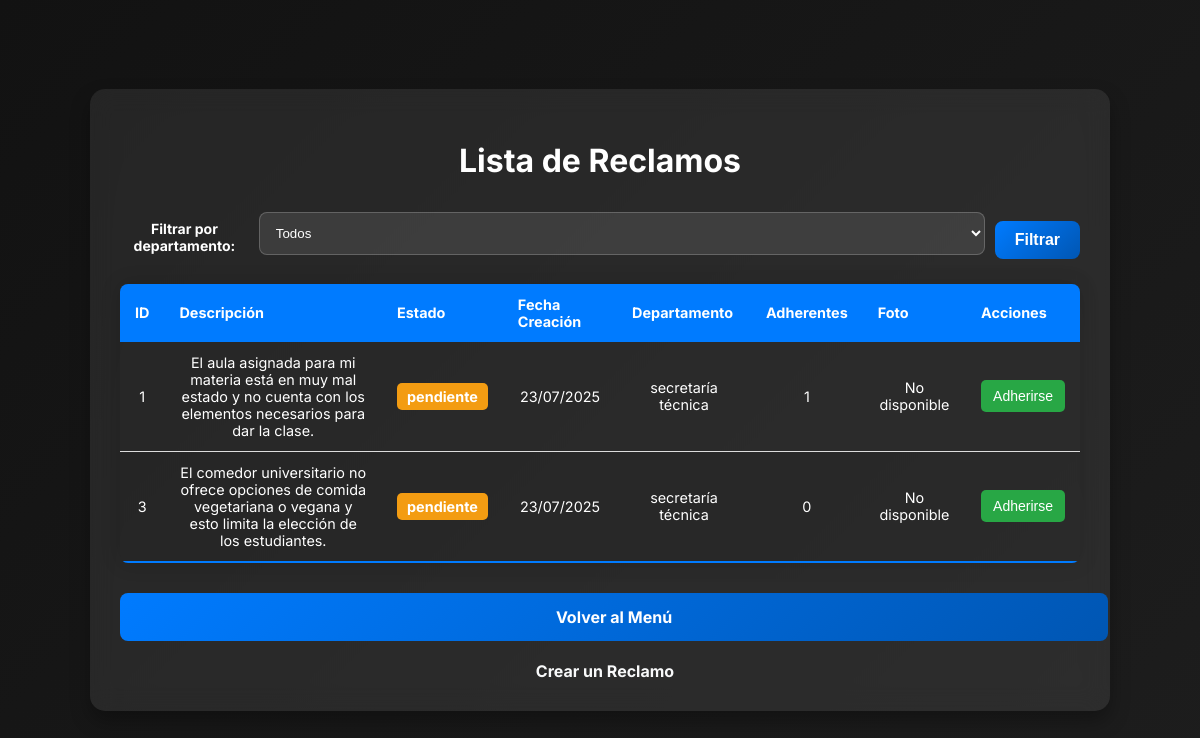
Page /listar_reclamos (signed in) on the earlier database version.
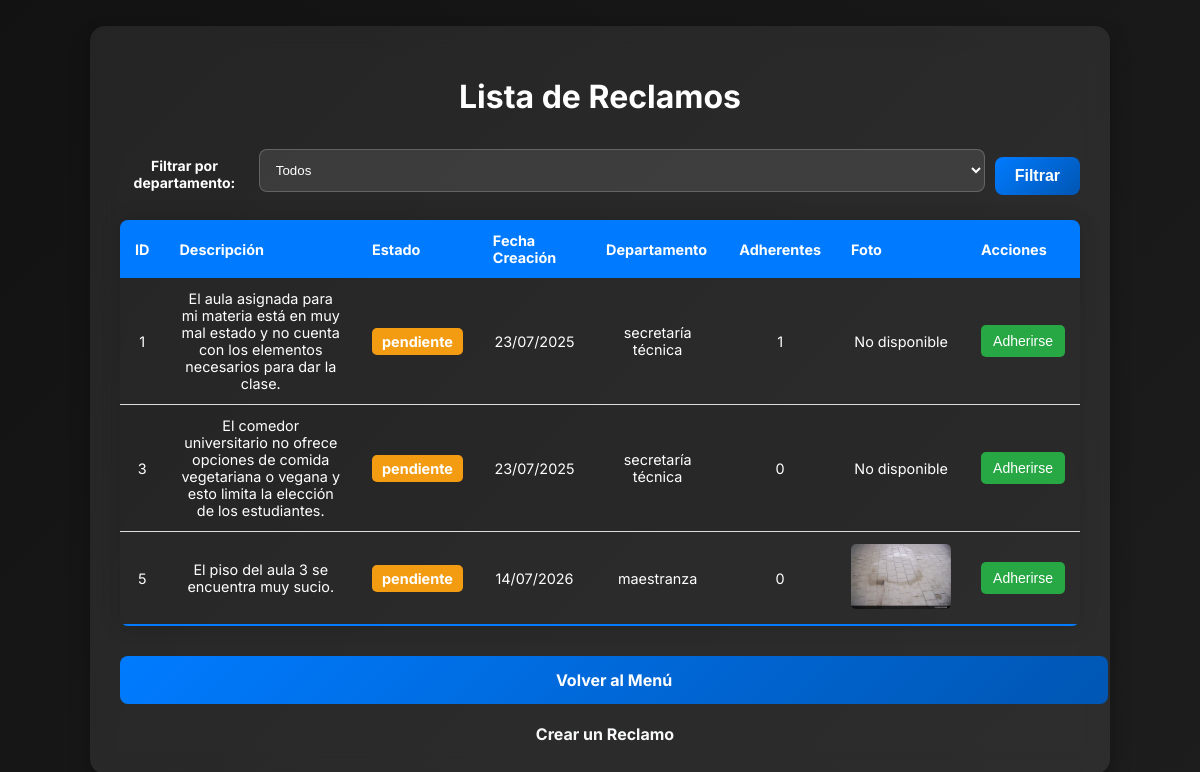
Same page on the later database version.
### modules/modelos.py (models this page shows, shortened)
class ModeloReclamo(Base):
    __tablename__= 'reclamos'
    id= Column(Integer, primary_key=True)
    descripcion= Column(String(1000), nullable=False)
    estado= Column(String(50), default="pendiente") #El estado. Puede ser Pendiente, o Resuelto
    departamento= Column(String(100), nullable=False)
    fecha_creacion= Column(DateTime, default=datetime.utcnow)
    fecha_resolucion= Column(DateTime, nullable=True)
    id_usuario= Column(Integer, ForeignKey('usuarios.id')) #Reclamo ligado a usuario
    foto = Column(String(255), nullable=True)

### server.py (the view)
@app.route('/listar_reclamos', methods=['GET'])
@login_required
def listar_reclamos():
    departamento_filtro = request.args.get('departamento')
    departamentos = gestor_reclamos.obtener_departamentos()
    if current_user.is_authenticated and current_user.es_secretario():
        if departamento_filtro:
            lista_reclamos = gestor_reclamos.listar_reclamos_por_departamento(departamento_filtro)
        else:
            lista_reclamos = gestor_reclamos.obtener_todos_los_reclamos()
    elif current_user.is_authenticated and current_user.es_jefe():
        lista_reclamos = gestor_reclamos.listar_reclamos_por_departamento(current_user.departamento)
        departamentos = []
    else:
        if departamento_filtro:
            lista_reclamos = gestor_reclamos.listar_reclamos_por_departamento(departamento_filtro, estado="pendiente")
        else:
            lista_reclamos = gestor_reclamos.listar_reclamos_para_usuarios()
    return render_template('listar_reclamos.html',
                           lista_reclamos=lista_reclamos,
                           departamentos=departamentos,
                           departamento_filtro=departamento_filtro)

### modules/dominio.py (called while the page is built)
    @property
    def id(self):
        return self.__id

    @property
    def descripcion(self):
        return self.__descripcion

    @property
    def estado(self):
        return self.__estado

    @property
    def id_usuario(self):
        return self.__id_usuario

    @property
    def departamento(self):
        return self.__departamento

    @property
    def fecha_creacion(self):
        return self.__fecha_creacion

    @property
    def foto(self):
        return self.__foto

    @property
    def fecha_resolucion(self):
        return self.__fecha_resolucion

    @id.setter
    def id(self, p_id):
        if p_id is not None and not isinstance(p_id, int):
            raise ValueError("El id debe ser un número entero")
        self.__id=p_id

    @descripcion.setter
    def descripcion(self, p_descripcion):
        if not isinstance(p_descripcion, str) or p_descripcion.strip() == "":
            raise ValueError("La descripcion no puede estar vacía")
        self.__descripcion= p_descripcion.strip()

    @estado.setter
    def estado(self, p_estado):
        if p_estado not in ["pendiente", "resuelto", "en proceso","inválido"]:
            raise ValueError("El estado debe ser 'pendiente', 'resuelto', 'en proceso' o 'invalido'")
        self.__estado=p_estado

    @id_usuario.setter
    def id_usuario(self, p_id_usuario):
        if  p_id_usuario is not None and not isinstance(p_id_usuario, int):
            raise ValueError("El ID de usuario debe ser un número entero")
        self.__id_usuario=p_id_usuario

    @departamento.setter
    def departamento(self, p_departamento):
        if not isinstance(p_departamento, str) or p_departamento.strip()== "":
            raise ValueError("El departamento no puede estar vacío")
        self.__departamento=p_departamento

    @fecha_creacion.setter
    def fecha_creacion(self, p_fecha_creacion):
        self.__fecha_creacion= p_fecha_creacion

    @foto.setter
    def foto(self, p_foto):
        self.__foto=p_foto

    @fecha_resolucion.setter
    def fecha_resolucion(self, p_fecha_resolucion):
        self.__fecha_resolucion= p_fecha_resolucion

    @property
    def id(self):
        return self.__id

    @property
    def nombre(self):
        return self.__nombre

    @property
    def apellido(self):
        return self.__apellido

    @property
    def username(self):
        return self.__username

    @property
    def email(self):
        return self.__email

    @property
    def password(self):
        return self.__password

### templates/listar_reclamos.html (shortened to what this page needs)
<!DOCTYPE html>
<html lang="es">
<head>
    <link rel="stylesheet" type="text/css" href="{{ url_for('static', filename='style.css') }}">
</head>
<body>
    <div class="container" style="width: 80%; max-width: 1200px;">
        <h1>Lista de Reclamos</h1>
        {% if not (current_user.es_jefe() or current_user.es_secretario()) %}
            <form method="GET" action="{{ url_for('listar_reclamos') }}" class="filter-form">
                <label for="departamento">Filtrar por departamento:</label>
                <select name="departamento" class="form-control">
                    <option value="">Todos</option>
                </select>
                <button type="submit" class="btn-primary" style="width: auto; padding: 10px 20px;">Filtrar</button>
            </form>
        {% else %}
             <p>Viendo reclamos para el departamento: <strong>{{ current_user.departamento }}</strong></p>
        {% endif %}
        {% if lista_reclamos %}
            <table class="styled-table">
                <thead>
                    <tr>
                        <th>ID</th>
                        <th>Descripción</th>
                        <th>Estado</th>
                        <th>Fecha Creación</th>
                        <th>Departamento</th>
                        <th>Adherentes</th>
                        <th>Foto</th>
                        <th>Acciones</th>
                    </tr>
                </thead>
                <tbody>
                    {% for reclamo in lista_reclamos %}
                    <tr>
                        <td>{{ reclamo.id }}</td>
                        <td>{{ reclamo.descripcion }}</td>
                        <td><span class="status {{ reclamo.estado|replace(' ', '.') }}">{{ reclamo.estado }}</span></td>
                        <td>{{ reclamo.fecha_creacion.strftime('%d/%m/%Y') }}</td>
                        <td>{{ reclamo.departamento }}</td>
                        <td>{{ reclamo.adherentes }}</td>
                        <td>
                            {% if reclamo.foto %}
                                <img src="{{ url_for('static', filename='uploads/' + reclamo.foto) }}" alt="Foto del reclamo" width="100" style="border-radius: 5px;">
                            {% else %}
                                <span>No disponible</span>
                            {% endif %}
                        </td>
                        <td>
                            {% if not (current_user.es_jefe() or current_user.es_secretario()) %}
                            <form action="{{ url_for('adherirse') }}" method="POST" style="display:inline;">
                                <button type="submit" class="btn-join">Adherirse</button>
                            </form>
                            {% endif %}
                        </td>
                    </tr>
                    {% endfor %}
                </tbody>
            </table>
        {% else %}
            <div class="alert alert-info">No hay reclamos que coincidan con los criterios de búsqueda.</div>
        {% endif %}
        <div class="links-container" style="margin-top: 30px;">
            {% if current_user.es_jefe() or current_user.es_secretario() %}
                <a href="{{ url_for('dashboard') }}" class="btn-primary">Volver al Dashboard</a>
            {% else %}
                <a href="{{ url_for('menu_principal') }}" class="btn-primary">Volver al Menú</a>
                <a href="{{ url_for('agregar_reclamo') }}" class="btn-secondary" style="margin-left: 10px;">Crear un Reclamo</a>
            {% endif %}
        </div>
    </div>
</body>
</html>

### static/style.css (style rules this page uses)
body { font-family: 'Inter', sans-serif; background: linear-gradient(135deg, #121212, #1d1d1d); color: #ffffff; margin: 0; display: flex; justify-content: center; align-items: center; min-height: 100vh; }
.container { width: 40%; padding: 30px; background: rgba(255, 255, 255, 0.08); box-shadow: 0px 10px 20px rgba(0, 0, 0, 0.3); border-radius: 15px; backdrop-filter: blur(12px); text-align: center; transition: all 0.3s ease-in-out; }
label { font-weight: bold; display: block; margin-top: 15px; font-size: 14px; }
.form-control { width: 100%; padding: 12px; margin-top: 8px; border: 1px solid rgba(255, 255, 255, 0.2); border-radius: 8px; background: rgba(255, 255, 255, 0.1); color: #fff; transition: 0.3s; }
.btn-primary { display: block; width: 100%; padding: 14px; font-size: 16px; font-weight: bold; background: linear-gradient(135deg, #007bff, #0056b3); color: white; border: none; border-radius: 8px; cursor: pointer; transition: 0.4s ease-in-out; margin-top: 20px; }
a { color: #f8f9fa; text-decoration: none; font-weight: bold; display: block; margin-top: 20px; transition: 0.3s; }

### templates/listar_reclamos.html (style rules this page uses)
.styled-table { width: 100%; border-collapse: collapse; margin: 25px 0; font-size: 0.9em; border-radius: 8px; overflow: hidden; box-shadow: 0 0 20px rgba(0, 0, 0, 0.15); }
.styled-table thead tr { background-color: #007bff; color: #ffffff; text-align: left; }
.styled-table th, .styled-table td { padding: 12px 15px; }
.styled-table tbody tr { border-bottom: 1px solid #dddddd; }
.styled-table tbody tr:nth-of-type(even) { background-color: rgba(0,0,0,0.05); }
.styled-table tbody tr:last-of-type { border-bottom: 2px solid #007bff; }
.status { padding: 5px 10px; border-radius: 5px; color: white; font-weight: bold; }
.status.pendiente { background-color: #f39c12; }
.btn-join, .btn-edit { padding: 8px 12px; border: none; border-radius: 5px; cursor: pointer; color: white; text-decoration: none; display: inline-block; font-size: 14px; }
.btn-join { background-color: #28a745; }
.filter-form { display: flex; gap: 10px; align-items: center; margin-bottom: 20px; }

Differences in the rows shown:
added ModeloReclamo: id "5", descripcion "El piso del aula 3 se encuentra muy sucio.", estado "pendiente", fecha_creacion "14/07/2026", departamento "maestranza", adherentes "0", foto (picture)
